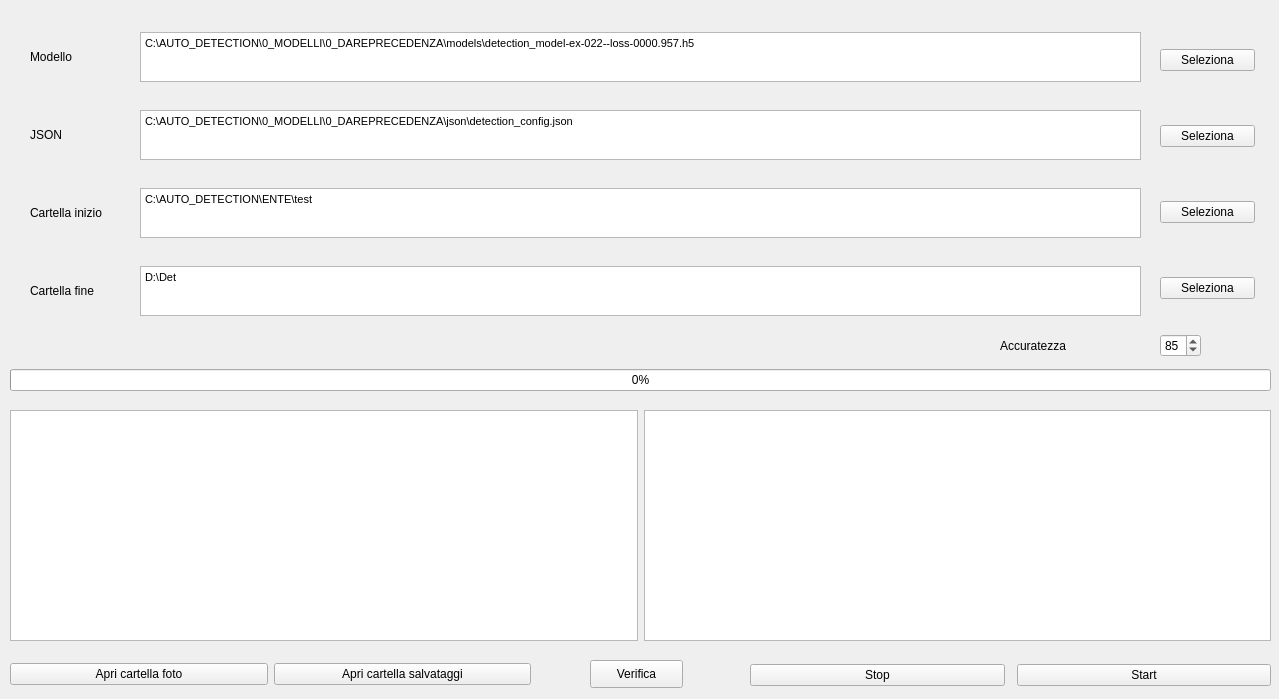
<?xml version="1.0" encoding="UTF-8"?>
<ui version="4.0">
 <class>MainWindow</class>
 <widget class="QMainWindow" name="MainWindow">
  <property name="geometry">
   <rect>
    <x>0</x>
    <y>0</y>
    <width>1279</width>
    <height>699</height>
   </rect>
  </property>
  <property name="windowTitle">
   <string>MainWindow</string>
  </property>
  <widget class="QWidget" name="centralwidget">
   <widget class="QWidget" name="verticalLayoutWidget">
    <property name="geometry">
     <rect>
      <x>1160</x>
      <y>10</y>
      <width>95</width>
      <height>331</height>
     </rect>
    </property>
    <layout class="QVBoxLayout" name="verticalLayout">
     <property name="spacing">
      <number>15</number>
     </property>
     <item>
      <widget class="QPushButton" name="btnModello">
       <property name="text">
        <string>Seleziona</string>
       </property>
      </widget>
     </item>
     <item>
      <widget class="QPushButton" name="btnJSON">
       <property name="text">
        <string>Seleziona</string>
       </property>
      </widget>
     </item>
     <item>
      <widget class="QPushButton" name="btnInizio">
       <property name="text">
        <string>Seleziona</string>
       </property>
      </widget>
     </item>
     <item>
      <widget class="QPushButton" name="btnFine">
       <property name="minimumSize">
        <size>
         <width>0</width>
         <height>0</height>
        </size>
       </property>
       <property name="text">
        <string>Seleziona</string>
       </property>
      </widget>
     </item>
    </layout>
   </widget>
   <widget class="QWidget" name="horizontalLayoutWidget">
    <property name="geometry">
     <rect>
      <x>10</x>
      <y>360</y>
      <width>1261</width>
      <height>41</height>
     </rect>
    </property>
    <layout class="QHBoxLayout" name="barLaayout">
     <item>
      <widget class="QProgressBar" name="progressBar">
       <property name="value">
        <number>0</number>
       </property>
      </widget>
     </item>
    </layout>
   </widget>
   <widget class="QWidget" name="horizontalLayoutWidget_2">
    <property name="geometry">
     <rect>
      <x>10</x>
      <y>410</y>
      <width>1261</width>
      <height>231</height>
     </rect>
    </property>
    <layout class="QHBoxLayout" name="logsLayout">
     <item>
      <widget class="QTextBrowser" name="logs1"/>
     </item>
     <item>
      <widget class="QTextBrowser" name="logs2">
       <property name="html">
        <string>&lt;!DOCTYPE HTML PUBLIC &quot;-//W3C//DTD HTML 4.0//EN&quot; &quot;http://www.w3.org/TR/REC-html40/strict.dtd&quot;&gt;
&lt;html&gt;&lt;head&gt;&lt;meta name=&quot;qrichtext&quot; content=&quot;1&quot; /&gt;&lt;style type=&quot;text/css&quot;&gt;
p, li { white-space: pre-wrap; }
&lt;/style&gt;&lt;/head&gt;&lt;body style=&quot; font-family:'MS Shell Dlg 2'; font-size:7.8pt; font-weight:400; font-style:normal;&quot;&gt;
&lt;p style=&quot;-qt-paragraph-type:empty; margin-top:0px; margin-bottom:0px; margin-left:0px; margin-right:0px; -qt-block-indent:0; text-indent:0px;&quot;&gt;&lt;br /&gt;&lt;/p&gt;&lt;/body&gt;&lt;/html&gt;</string>
       </property>
      </widget>
     </item>
    </layout>
   </widget>
   <widget class="QWidget" name="verticalLayoutWidget_2">
    <property name="geometry">
     <rect>
      <x>30</x>
      <y>10</y>
      <width>93</width>
      <height>331</height>
     </rect>
    </property>
    <layout class="QVBoxLayout" name="modelsLayout">
     <item>
      <widget class="QLabel" name="labelModello">
       <property name="maximumSize">
        <size>
         <width>16777215</width>
         <height>50</height>
        </size>
       </property>
       <property name="toolTip">
        <string>Path del file .h5</string>
       </property>
       <property name="statusTip">
        <string>asdsda</string>
       </property>
       <property name="text">
        <string>Modello</string>
       </property>
      </widget>
     </item>
     <item>
      <widget class="QLabel" name="labelJSON">
       <property name="maximumSize">
        <size>
         <width>16777215</width>
         <height>50</height>
        </size>
       </property>
       <property name="toolTip">
        <string>Path del file JSON in cui sono scritti tutti gli oggetti da riconoscere</string>
       </property>
       <property name="text">
        <string>JSON</string>
       </property>
      </widget>
     </item>
     <item>
      <widget class="QLabel" name="labelInizio">
       <property name="maximumSize">
        <size>
         <width>16777215</width>
         <height>50</height>
        </size>
       </property>
       <property name="toolTip">
        <string>Cartella con tutte le immagini da analizzare</string>
       </property>
       <property name="text">
        <string>Cartella inizio</string>
       </property>
      </widget>
     </item>
     <item>
      <widget class="QLabel" name="labelFine">
       <property name="maximumSize">
        <size>
         <width>16777215</width>
         <height>50</height>
        </size>
       </property>
       <property name="toolTip">
        <string>Cartella dove salvare le immagini</string>
       </property>
       <property name="text">
        <string>Cartella fine</string>
       </property>
      </widget>
     </item>
    </layout>
   </widget>
   <widget class="QWidget" name="verticalLayoutWidget_3">
    <property name="geometry">
     <rect>
      <x>140</x>
      <y>10</y>
      <width>1001</width>
      <height>331</height>
     </rect>
    </property>
    <layout class="QVBoxLayout" name="textsLayout">
     <item>
      <widget class="QTextBrowser" name="textModello">
       <property name="maximumSize">
        <size>
         <width>16777215</width>
         <height>50</height>
        </size>
       </property>
       <property name="html">
        <string>&lt;!DOCTYPE HTML PUBLIC &quot;-//W3C//DTD HTML 4.0//EN&quot; &quot;http://www.w3.org/TR/REC-html40/strict.dtd&quot;&gt;
&lt;html&gt;&lt;head&gt;&lt;meta name=&quot;qrichtext&quot; content=&quot;1&quot; /&gt;&lt;style type=&quot;text/css&quot;&gt;
p, li { white-space: pre-wrap; }
&lt;/style&gt;&lt;/head&gt;&lt;body style=&quot; font-family:'MS Shell Dlg 2'; font-size:7.8pt; font-weight:400; font-style:normal;&quot;&gt;
&lt;p style=&quot; margin-top:0px; margin-bottom:0px; margin-left:0px; margin-right:0px; -qt-block-indent:0; text-indent:0px;&quot;&gt;&lt;span style=&quot; font-size:8.25pt;&quot;&gt;C:\AUTO_DETECTION\0_MODELLI\0_DAREPRECEDENZA\models\detection_model-ex-022--loss-0000.957.h5&lt;/span&gt;&lt;/p&gt;&lt;/body&gt;&lt;/html&gt;</string>
       </property>
      </widget>
     </item>
     <item>
      <widget class="QTextBrowser" name="textJSON">
       <property name="minimumSize">
        <size>
         <width>0</width>
         <height>50</height>
        </size>
       </property>
       <property name="maximumSize">
        <size>
         <width>16777215</width>
         <height>50</height>
        </size>
       </property>
       <property name="html">
        <string>&lt;!DOCTYPE HTML PUBLIC &quot;-//W3C//DTD HTML 4.0//EN&quot; &quot;http://www.w3.org/TR/REC-html40/strict.dtd&quot;&gt;
&lt;html&gt;&lt;head&gt;&lt;meta name=&quot;qrichtext&quot; content=&quot;1&quot; /&gt;&lt;style type=&quot;text/css&quot;&gt;
p, li { white-space: pre-wrap; }
&lt;/style&gt;&lt;/head&gt;&lt;body style=&quot; font-family:'MS Shell Dlg 2'; font-size:7.8pt; font-weight:400; font-style:normal;&quot;&gt;
&lt;p style=&quot; margin-top:0px; margin-bottom:0px; margin-left:0px; margin-right:0px; -qt-block-indent:0; text-indent:0px;&quot;&gt;&lt;span style=&quot; font-size:8.25pt;&quot;&gt;C:\AUTO_DETECTION\0_MODELLI\0_DAREPRECEDENZA\json\detection_config.json&lt;/span&gt;&lt;/p&gt;&lt;/body&gt;&lt;/html&gt;</string>
       </property>
      </widget>
     </item>
     <item>
      <widget class="QTextBrowser" name="textInizio">
       <property name="maximumSize">
        <size>
         <width>16777215</width>
         <height>50</height>
        </size>
       </property>
       <property name="html">
        <string>&lt;!DOCTYPE HTML PUBLIC &quot;-//W3C//DTD HTML 4.0//EN&quot; &quot;http://www.w3.org/TR/REC-html40/strict.dtd&quot;&gt;
&lt;html&gt;&lt;head&gt;&lt;meta name=&quot;qrichtext&quot; content=&quot;1&quot; /&gt;&lt;style type=&quot;text/css&quot;&gt;
p, li { white-space: pre-wrap; }
&lt;/style&gt;&lt;/head&gt;&lt;body style=&quot; font-family:'MS Shell Dlg 2'; font-size:7.8pt; font-weight:400; font-style:normal;&quot;&gt;
&lt;p style=&quot; margin-top:0px; margin-bottom:0px; margin-left:0px; margin-right:0px; -qt-block-indent:0; text-indent:0px;&quot;&gt;&lt;span style=&quot; font-size:8.25pt;&quot;&gt;C:\AUTO_DETECTION\ENTE\test&lt;/span&gt;&lt;/p&gt;&lt;/body&gt;&lt;/html&gt;</string>
       </property>
      </widget>
     </item>
     <item>
      <widget class="QTextBrowser" name="textFine">
       <property name="maximumSize">
        <size>
         <width>16777215</width>
         <height>50</height>
        </size>
       </property>
       <property name="html">
        <string>&lt;!DOCTYPE HTML PUBLIC &quot;-//W3C//DTD HTML 4.0//EN&quot; &quot;http://www.w3.org/TR/REC-html40/strict.dtd&quot;&gt;
&lt;html&gt;&lt;head&gt;&lt;meta name=&quot;qrichtext&quot; content=&quot;1&quot; /&gt;&lt;style type=&quot;text/css&quot;&gt;
p, li { white-space: pre-wrap; }
&lt;/style&gt;&lt;/head&gt;&lt;body style=&quot; font-family:'MS Shell Dlg 2'; font-size:7.8pt; font-weight:400; font-style:normal;&quot;&gt;
&lt;p style=&quot; margin-top:0px; margin-bottom:0px; margin-left:0px; margin-right:0px; -qt-block-indent:0; text-indent:0px;&quot;&gt;&lt;span style=&quot; font-size:8.25pt;&quot;&gt;D:\Det&lt;/span&gt;&lt;/p&gt;&lt;/body&gt;&lt;/html&gt;</string>
       </property>
      </widget>
     </item>
    </layout>
   </widget>
   <widget class="QWidget" name="horizontalLayoutWidget_3">
    <property name="geometry">
     <rect>
      <x>750</x>
      <y>650</y>
      <width>521</width>
      <height>51</height>
     </rect>
    </property>
    <layout class="QHBoxLayout" name="buttonsLayout">
     <property name="spacing">
      <number>12</number>
     </property>
     <item>
      <widget class="QPushButton" name="btnStop">
       <property name="toolTip">
        <string>Metti in pausa il rilevamento</string>
       </property>
       <property name="text">
        <string>Stop</string>
       </property>
      </widget>
     </item>
     <item>
      <widget class="QPushButton" name="btnStart">
       <property name="toolTip">
        <string>Avvia rilevamento</string>
       </property>
       <property name="text">
        <string>Start</string>
       </property>
      </widget>
     </item>
    </layout>
   </widget>
   <widget class="QWidget" name="horizontalLayoutWidget_4">
    <property name="geometry">
     <rect>
      <x>10</x>
      <y>650</y>
      <width>521</width>
      <height>49</height>
     </rect>
    </property>
    <layout class="QHBoxLayout" name="horizontalLayout">
     <item>
      <widget class="QPushButton" name="btnApriFoto">
       <property name="text">
        <string>Apri cartella foto</string>
       </property>
      </widget>
     </item>
     <item>
      <widget class="QPushButton" name="btnApriSalvataggi">
       <property name="text">
        <string>Apri cartella salvataggi</string>
       </property>
      </widget>
     </item>
    </layout>
   </widget>
   <widget class="QWidget" name="horizontalLayoutWidget_5">
    <property name="geometry">
     <rect>
      <x>1000</x>
      <y>330</y>
      <width>201</width>
      <height>31</height>
     </rect>
    </property>
    <layout class="QHBoxLayout" name="horizontalLayout_2">
     <item>
      <widget class="QLabel" name="label">
       <property name="text">
        <string>Accuratezza</string>
       </property>
      </widget>
     </item>
     <item>
      <widget class="QSpinBox" name="spinBox">
       <property name="sizePolicy">
        <sizepolicy hsizetype="Fixed" vsizetype="Fixed">
         <horstretch>0</horstretch>
         <verstretch>0</verstretch>
        </sizepolicy>
       </property>
       <property name="value">
        <number>85</number>
       </property>
      </widget>
     </item>
    </layout>
   </widget>
   <widget class="QPushButton" name="btnVerifica">
    <property name="geometry">
     <rect>
      <x>590</x>
      <y>660</y>
      <width>93</width>
      <height>28</height>
     </rect>
    </property>
    <property name="text">
     <string>Verifica</string>
    </property>
   </widget>
  </widget>
 </widget>
 <resources/>
 <connections/>
</ui>
